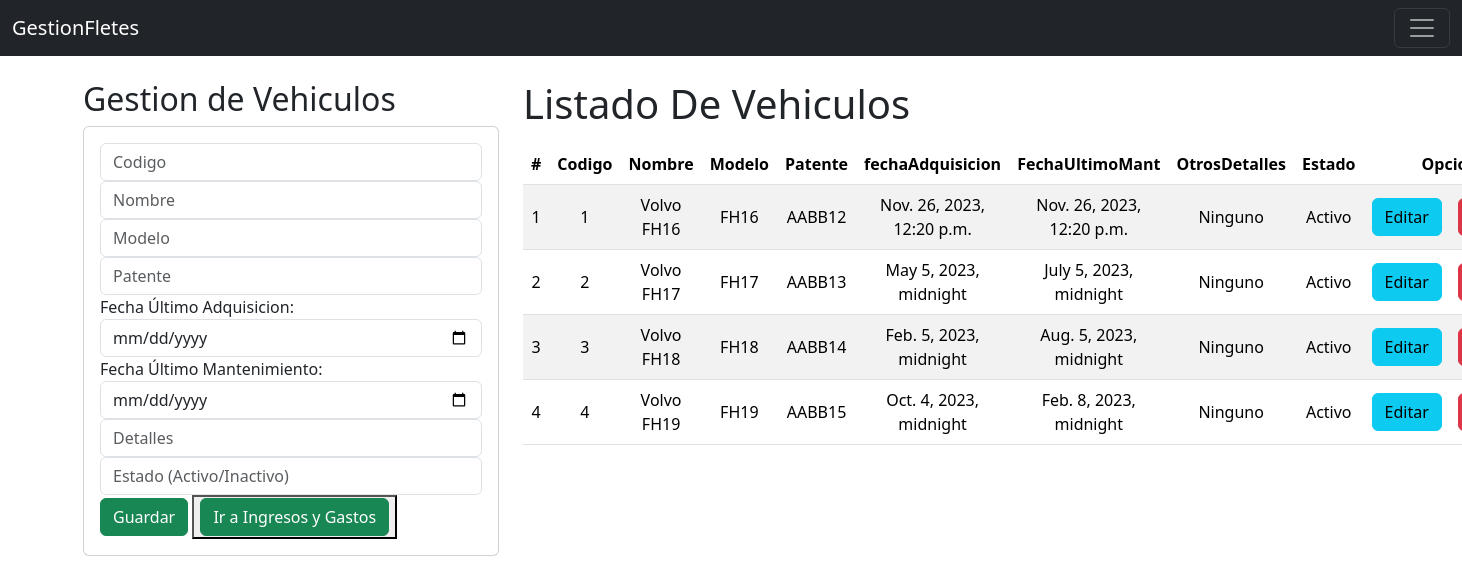
Page /Vehiculos/homeVehiculos/ on the earlier database version.
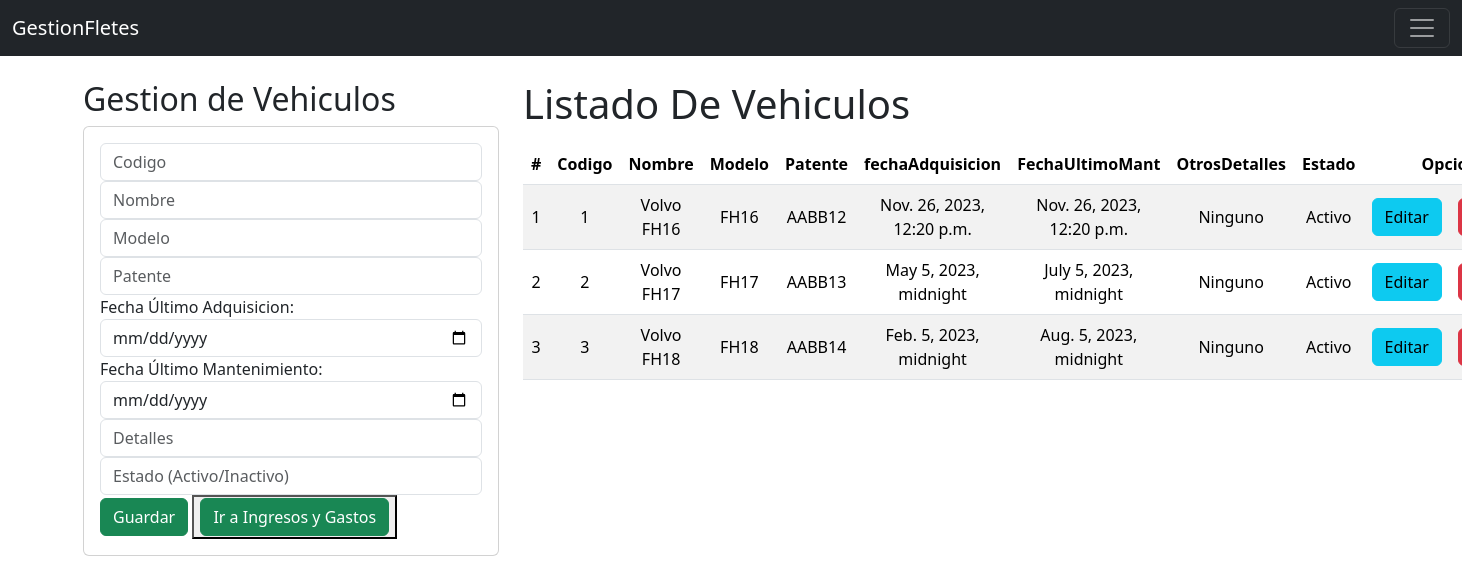
Same page on the later database version.
### CrudFletes/models.py (models this page shows, shortened)
class Vehiculos(models.Model):
    codigo = models.CharField(primary_key=True, max_length=6)
    nombre = models.CharField(max_length=30)
    modelo = models.CharField(max_length=30)
    patente= models.CharField(max_length=7)
    fechaAdquisicion = models.DateTimeField()
    fechaUltimoMant = models.DateTimeField()
    otrosDetalles = models.CharField(max_length=100)
    estado = models.CharField(max_length=20)

### CrudFletes/views.py (the view)
# urls.py: path('homeVehiculos/', views.home, name="homeVehiculos"),
def home(request):
    vehiculosListados = Vehiculos.objects.all()
    return render(request,"GestionFletes.html", { "vehiculos": vehiculosListados})

### CrudFletes/templates/GestionFletes.html (shortened to what the changed rows need)
{% extends "Base.html" %}
{% block body %}
<div class="row">
    <div class=" col-sm-12 col-md-6 col-lg-4 col-xl-4">
        <h2>Gestion de Vehiculos</h2>
    </div>
    <div class=" col-sm-12 col-md-6 col-lg-8 col-xl-8">
        <h1>Listado De Vehiculos</h1>
        <div class="table responsive py-2">
            <table class="table table-striped">
                <thead>
                    <tr>
                        <th>#</th>
                        <th>Codigo</th>
                        <th>Nombre</th>
                        <th>Modelo</th>
                        <th>Patente</th>
                        <th>fechaAdquisicion</th>
                        <th>FechaUltimoMant</th>
                        <th>OtrosDetalles</th>
                        <th>Estado</th>
                        <th colspan="2">Opciones</th>
                    </tr>
                </thead>
                <tbody>
                    {% for v in vehiculos %}
                    <tr>
                        <td>{{forloop.counter}}</td>
                        <td>{{v.codigo}}</td>
                        <td>{{v.nombre}}</td>
                        <td>{{v.modelo}}</td>
                        <td>{{v.patente}}</td>
                        <td>{{v.fechaAdquisicion}}</td>
                        <td>{{v.fechaUltimoMant}}</td>
                        <td>{{v.otrosDetalles}}</td>
                        <td>{{v.estado}}</td>
                        <td><a href="edicionVehiculo/{{v.codigo}}" class="btn btn-info">Editar</a></td>
                        <td><a href="delVehiculo/{{v.codigo}}" class="btn btn-danger btnEliminacion">Eliminar</a></td>
                    </tr>
                    {% endfor %}
                </tbody>
            </table>
        </div>
    </div>
</div>
{% endblock %}

Differences in the rows shown:
removed Vehiculos: codigo "4", nombre "Volvo FH19", modelo "FH19", patente "AABB15", fechaAdquisicion "Oct. 4, 2023, midnight", fechaUltimoMant "Feb. 8, 2023, midnight", otrosDetalles "Ninguno", estado "Activo"
